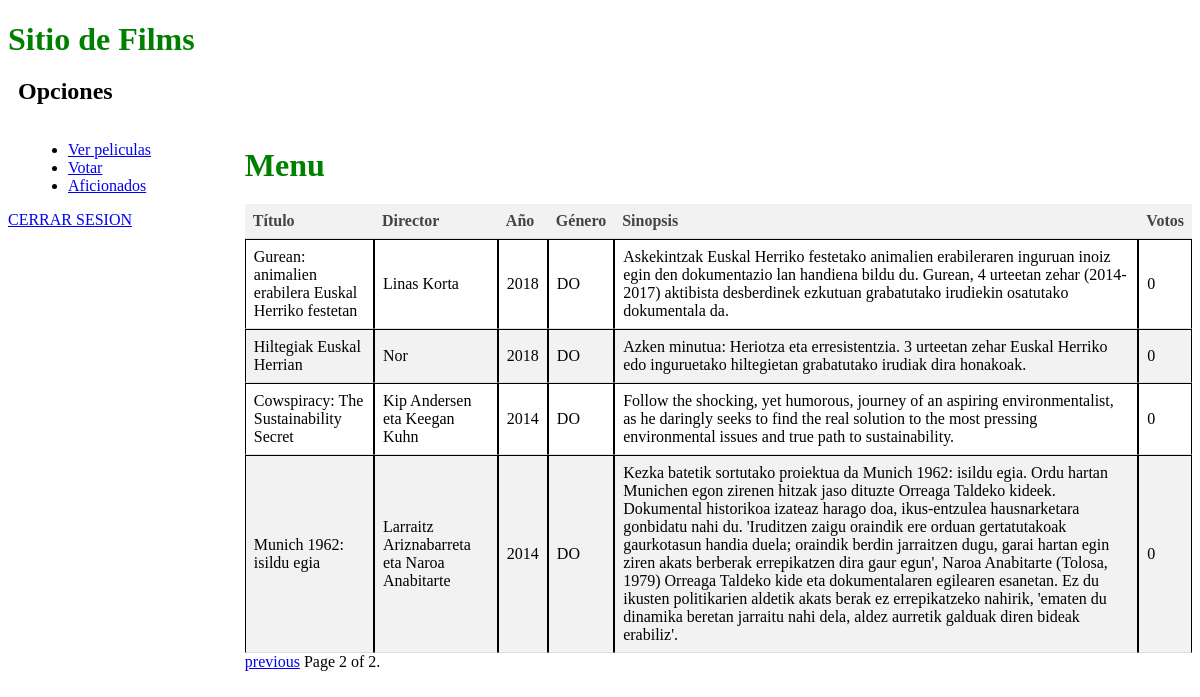
Before: /verPelis?page=2 with the older database file.
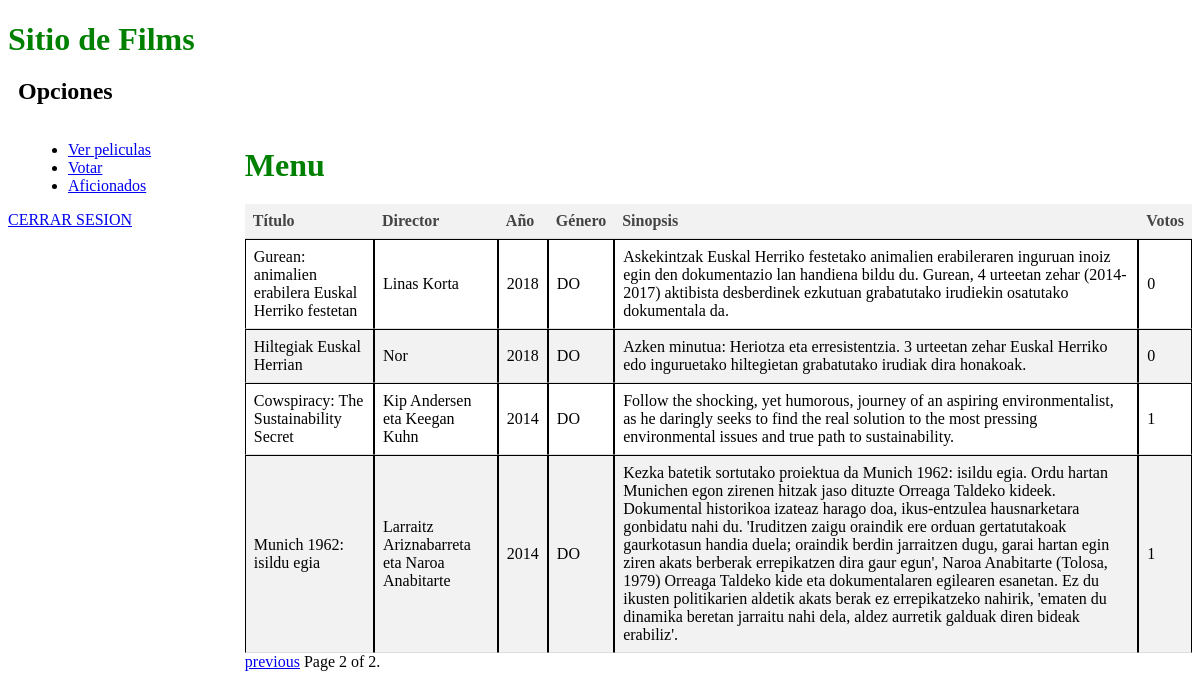
After: the same page with the newer database file.
### films/models.py (models this page shows, shortened)
class Filma(models.Model):
    izenburua = models.CharField(max_length=255)
    zuzendaria = models.CharField(max_length=255)
    urtea = models.CharField(max_length=4)
    generoa = models.CharField(max_length=2)
    sinopsia = models.TextField()
    bozkak = models.IntegerField(default=0)

### films/views.py (the view)
# urls.py: url(r'^verPelis', films.views.verPelis, name='verPelis'),
def verPelis(request):
    objetos = Filma.objects.all()
    paginator = Paginator(objetos, 4)
    page = request.GET.get('page')
    try:
        objetos_por_pagina = paginator.page(page)
    except PageNotAnInteger:
        objetos_por_pagina = paginator.page(1)
    except EmptyPage:
        objetos_por_pagina = paginator.page(paginator.num_pages)
    return render(request, 'films/verPelis.html', {'objetos_por_pagina': objetos_por_pagina})

### films/templates/films/verPelis.html (shortened to what this page needs)
{% extends 'films/index.html' %}
{% block content %}
  <h1>Menu</h1>
  <table>
    <thead>
      <tr>
        <th>Título</th>
        <th>Director</th>
        <th>Año</th>
        <th>Género</th>
        <th>Sinopsis</th>
        <th>Votos</th>
      </tr>
    </thead>
    <tbody>
      {% for objeto in objetos_por_pagina %}
        <tr>
          <td>{{ objeto.izenburua }}</td>
          <td>{{ objeto.zuzendaria }}</td>
          <td>{{ objeto.urtea }}</td>
          <td>{{ objeto.generoa }}</td>
          <td>{{ objeto.sinopsia }}</td>
          <td>{{ objeto.bozkak }}</td>
        </tr>
      {% endfor %}
    </tbody>
  </table>
  <div class="pagination">
    <span class="step-links">
      {% if objetos_por_pagina.has_previous %}
        <a href="?page={{ objetos_por_pagina.previous_page_number }}">previous</a>
      {% endif %}
      <span class="current">
        Page {{ objetos_por_pagina.number }} of {{ objetos_por_pagina.paginator.num_pages }}.
      </span>
    </span>
  </div>
{% endblock %}

Changed rows visible on the page:
changed Filma "Cowspiracy: The Sustainability Secret": bozkak "0" → "1"
changed Filma "Munich 1962: isildu egia": bozkak "0" → "1"
